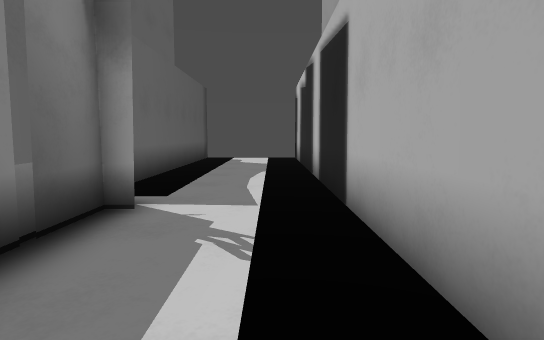
View 1 (above)

16 first-person views from a walk through a Godot game level. The camera is 1.2 m above the floor, tilts 6° down and sees 80° across. The floor is counted in squares, 1 m on a side. Each view is taken from the middle of a square. On the plan, view 1 faces up. The plan holds only what a view shows up to about 14 squares ahead; the rest is blank. The place goes on beyond the plan.

View 2
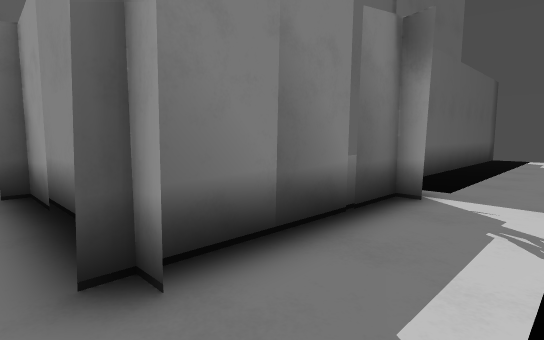

View 3
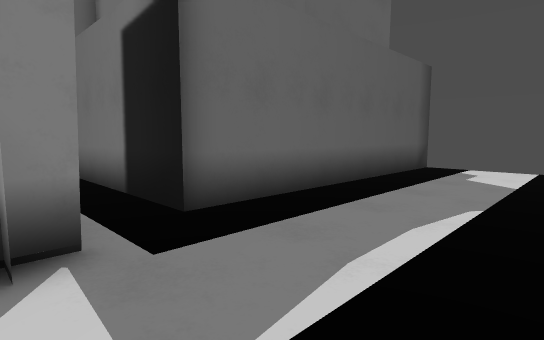

View 4
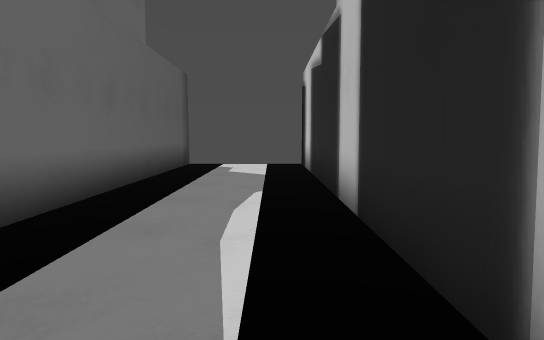

View 5
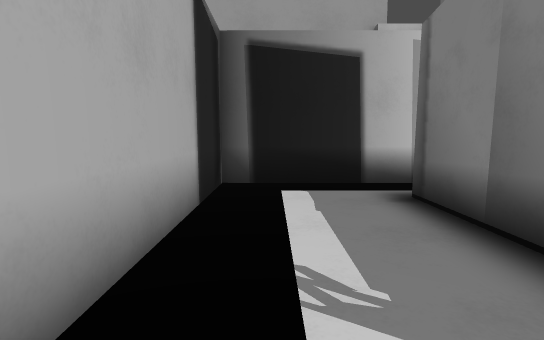

View 6
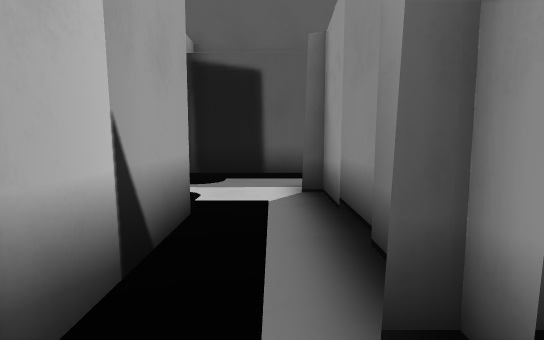

View 7
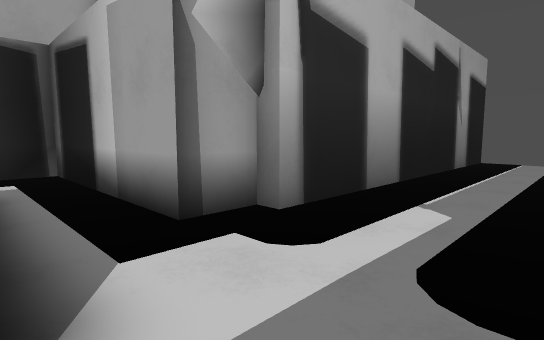

View 8
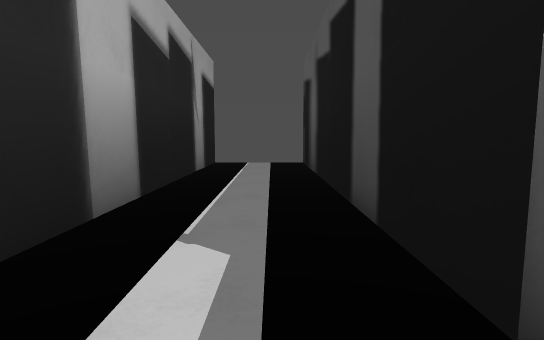

View 9
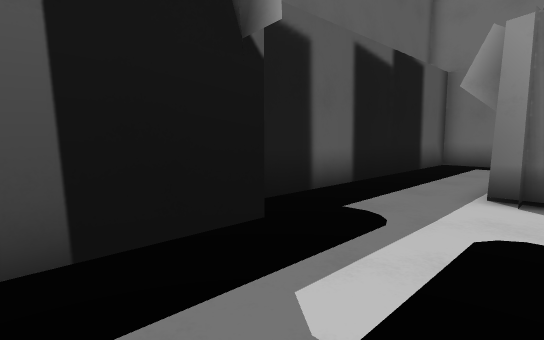

View 10
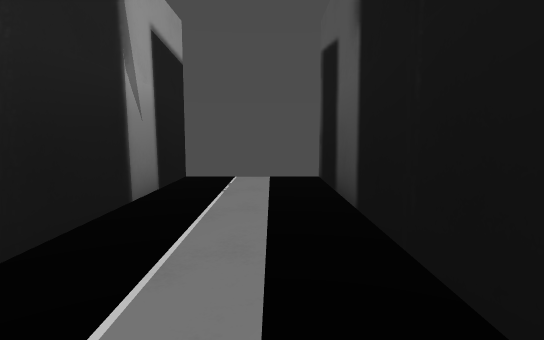

View 11
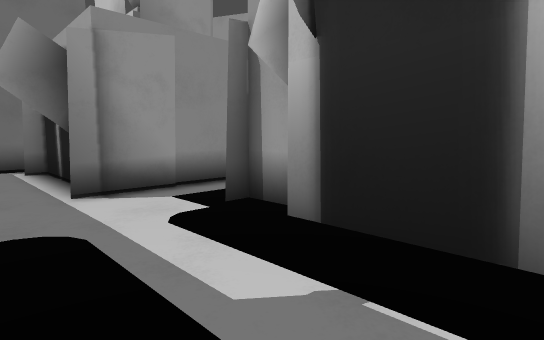

View 12
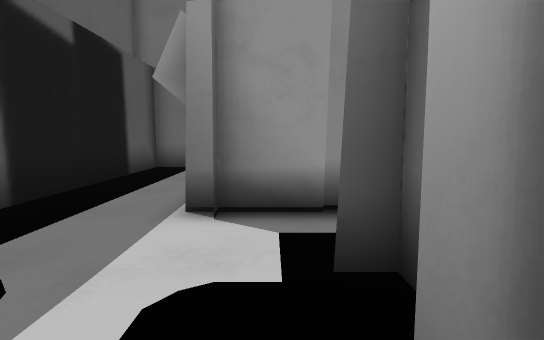

View 13
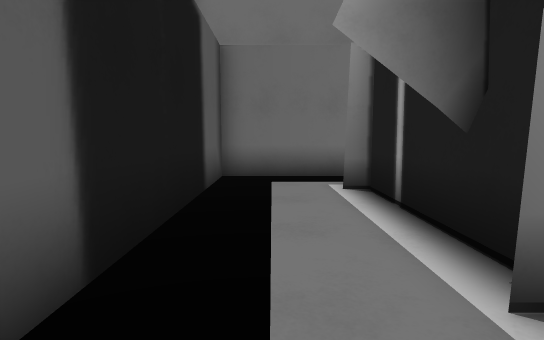

View 14
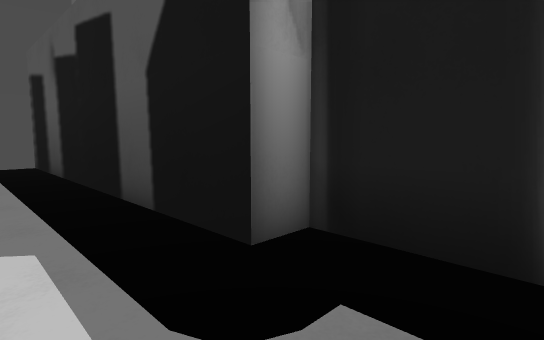

View 15
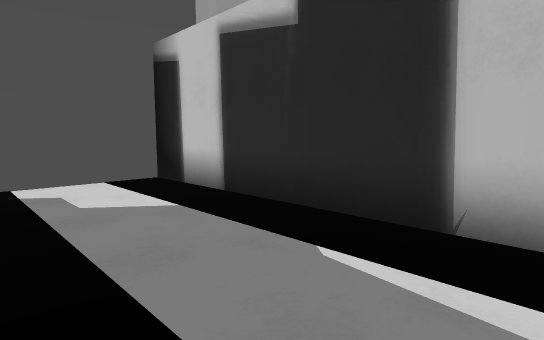

View 16
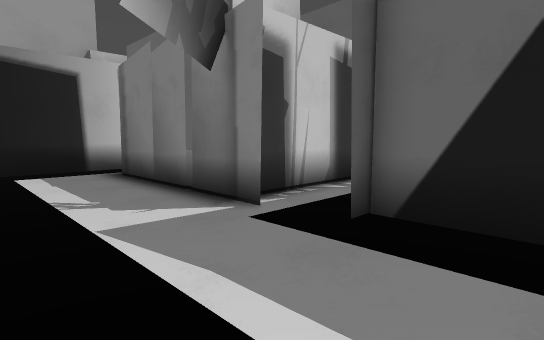

### Floor plan
Points are (right, up) in squares from view 1. A wall is a line through its corners. A room is listed if a view was taken in it or the views show most of it. See-through windows are left out.
Room 1 (views 1, 2, 3, 4, 5, 6, 15, 16)
walls: (-2.8, 6) (-2.8, -0.4); (-2.1, 5.3) (-2.9, 5.3); (-2.1, 0.1) (-4.6, 0.1); (-3.6, 18.1) (-3.6, 7.6) (-3, 7.6); (-4.4, -2.2) (1.3, -2.2) (1.3, 18)
ways out: gap at (-3, 6) to room 2; opening at (-5, -1)
Room 2 (views 7, 8, 9, 10, 11, 12, 13, 14)
walls: (-5.9, -3.7) (-5.9, -2.2); (-6.5, 0.1) (-8.5, 0.1); (-7.8, 0.7) (-7.8, 5.3); (-7.8, 1.4) (-8.7, 1.4); (-7.1, 5.1) (-3.5, 5.1); (-3.6, 7.6) (-11.5, 7.6) (-11.5, -3.7) (-10.4, -3.7) (-10.4, -16.6); (-6.4, -16.6) (-6.4, -3.7)
ways out: gap at (-3, 6) to room 1; opening at (-7, -1)

Positions as (right, up) in squares from view 1, and headings:
1: (0, 0), facing up
2: (0, -1), facing up-left
3: (1, 5), facing up-left
4: (0, 4), facing up
5: (0, 6), facing down
6: (-1, -1), facing left
7: (-10, 0), facing down-right
8: (-9, -2), facing down
9: (-7, -7), facing up-left
10: (-9, -7), facing down
11: (-10, -7), facing up-right
12: (-7, -5), facing up
13: (-10, -2), facing up
14: (-8, -1), facing down-left
15: (-3, 9), facing up-right
16: (1, 10), facing down-left
